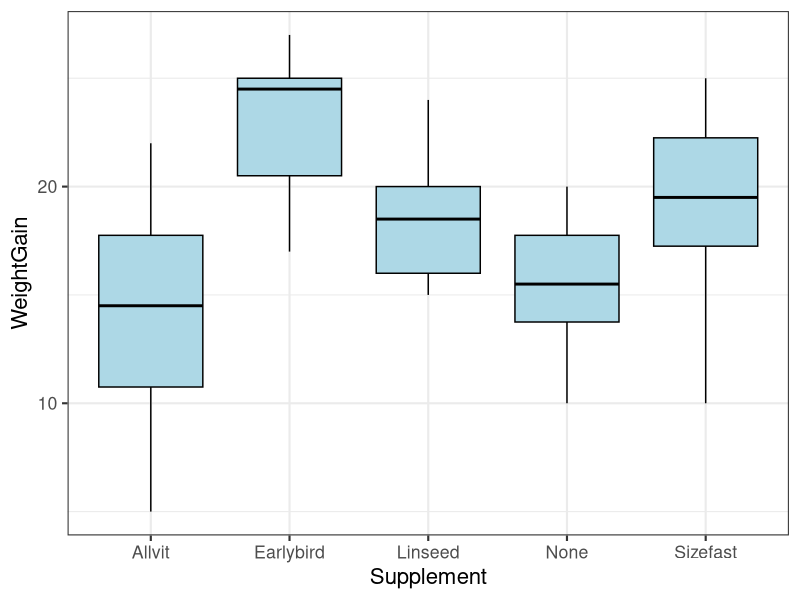
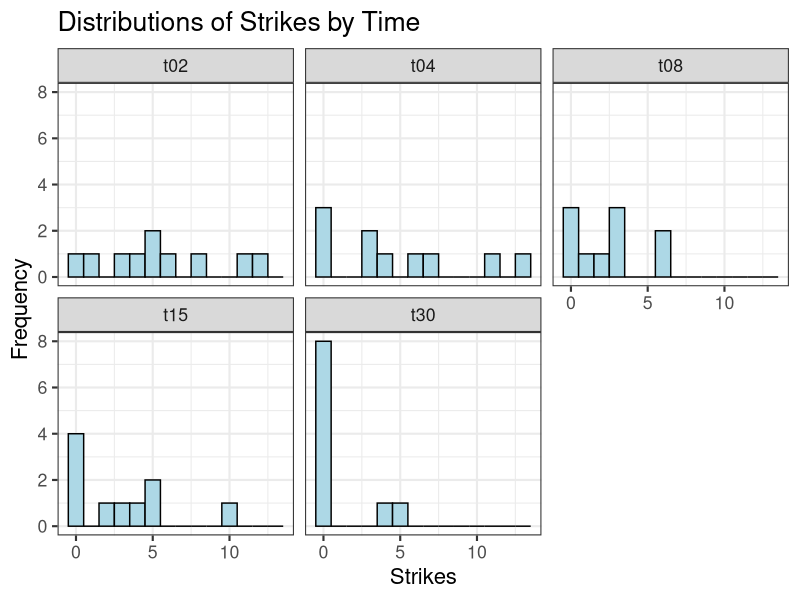
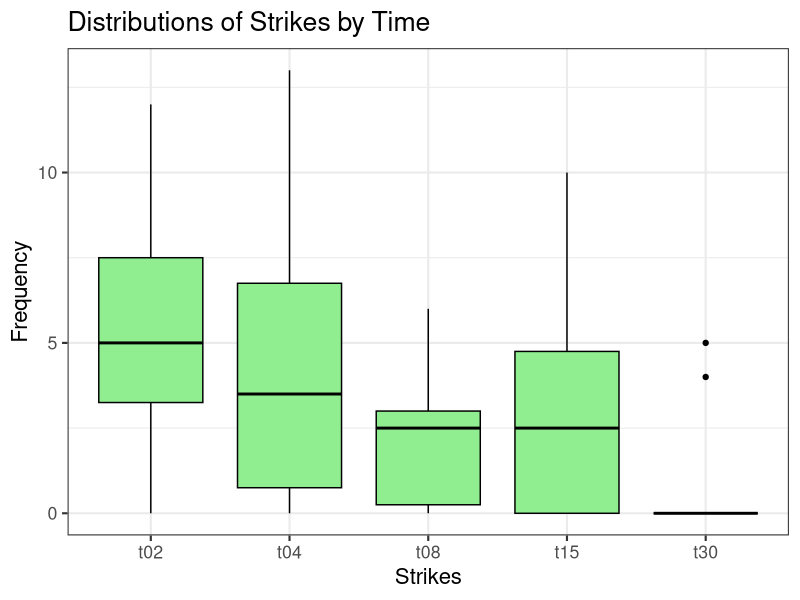
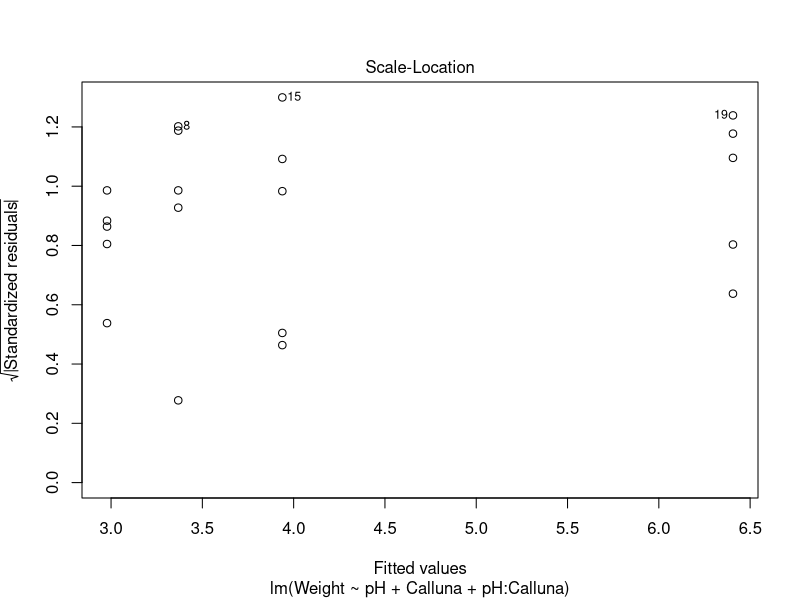
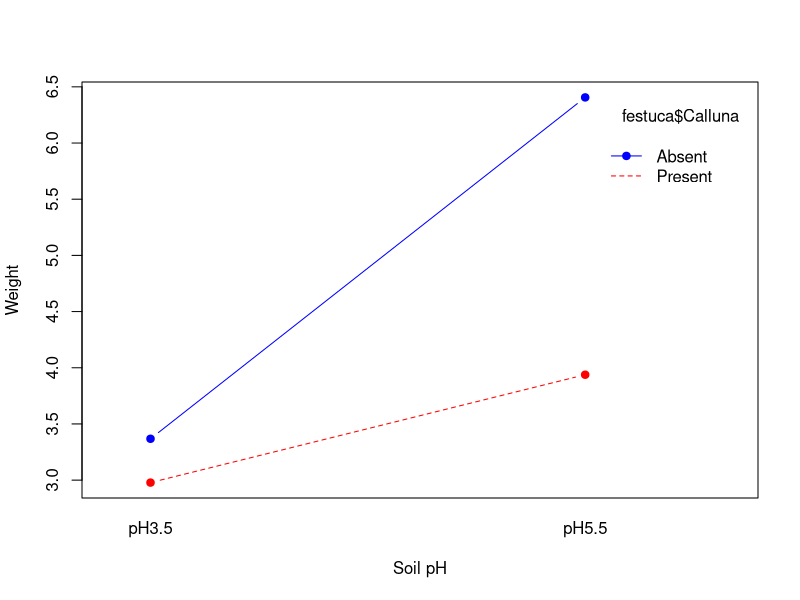

Write the R code that produced these figures, in order.
library(tidyverse)
library(dplyr)
library(ggplot2)

corncrake1 = read.csv("corncrake.csv", stringsAsFactors = T)

View(corncrake1)

ggplot(corncrake1, aes(x=Supplement,y=WeightGain)) +
  geom_boxplot(fill = "lightblue", color="black") +
  theme_bw(base_size = 16)

#according to the graph, allvit and control group have similar effect on weight gain,
#Earlybird supplement has caused weightgain followed by Sizefast diet and linseed.

cuttlefish <- read.csv("Cuttlefish.csv", stringsAsFactors = TRUE)

head(cuttlefish)

levels(cuttlefish$Time)

ggplot(cuttlefish, aes(x=Strikes)) +
  geom_histogram(binwidth = 1, fill = "lightblue", color="black") +
  facet_wrap(~Time) + 
  labs(title = "Distributions of Strikes by Time", x = "Strikes", y = "Frequency") +
  theme_bw(base_size = 16)

#according to the graph, as no of minutes increasing the no strikes decreases
#also, the graph for each timeline is very variable.


ggplot(cuttlefish, aes(x=Time,y=Strikes)) +
  geom_boxplot(fill = "lightgreen", color = "black") +
  labs(title = "Distributions of Strikes by Time", x = "Strikes", y = "Frequency") +
  theme_bw(base_size = 16)


festuca = read.csv("Festuca.csv", stringsAsFactors = T)

View(festuca)

head(festuca)
str(festuca)
summary(festuca)

festuca_model = lm(Weight ~ pH + Calluna + pH:Calluna, data = festuca)

plot(festuca_model, which = 3, add.smooth = F)

anova(festuca_model)

#by chatgpt 

interaction.plot(x.factor = festuca$pH, # x-axis: pH
                 trace.factor = festuca$Calluna, # lines: Calluna (trace factor)
                 response = festuca$Weight, # dependent variable: Weight
                 xlab = "Soil pH", # x-axis label
                 ylab = "Weight", # y-axis label
                 col = c("blue", "red"), # line colors
                 lty = 1:2, # line types
                 type = "b", # points and lines
                 pch = 19) # point type


#let's perform Post-hoc testing

festuca_aov <- aov(festuca_model)

TukeyHSD(festuca_aov, ordered = TRUE)
 
#according to the result, p value of ph values is very small, so ph do influence the weight.
#in this case, high ph is more preferable.
#absence of calluna increases the growth.
#Ph values plays bigger role than presence and absence of calluna

